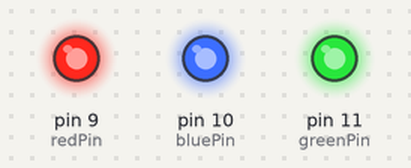
Recording of a sketch running on a simulated Arduino Uno, built with avr-gcc and run on an emulated ATmega328P. Shown: output pins drawn as LEDs (lit = HIGH).

Above: at 0.5 s.
At 1.5 s:
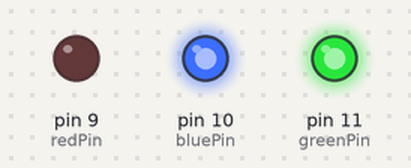
At 2.5 s:
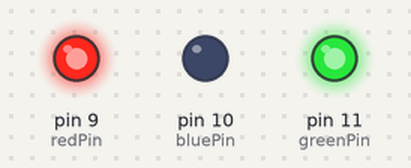
At 3.5 s:
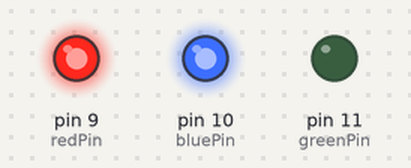
At 4.5 s:
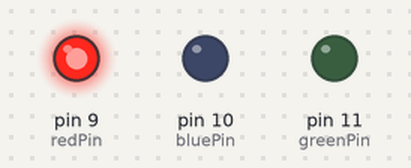
Timing chart, 0 to 6.5 s (numbered marks = the images above):
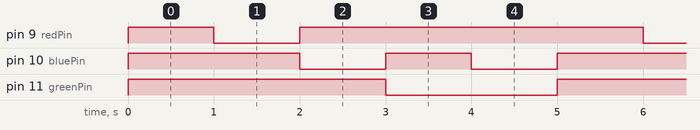

Measured:
- by itself, pin 9 (redPin): repeats every 5.0 s: LOW 1.0 s, HIGH 4.0 s
- by itself, pin 10 (bluePin): repeats every 5.0 s: LOW 1.0 s, HIGH 1.0 s, LOW 1.0 s, HIGH 2.0 s
- by itself, pin 11 (greenPin): alternates HIGH for 3.0 s and LOW for 2.0 s

The sketch:

Ejercicio1.ino
```cpp
// Pines:

const int redPin = 9;
const int greenPin = 11;
const int bluePin = 10;

void setColor(bool red, bool green, bool blue) {
    if (red)
        digitalWrite(redPin, LOW);
    else
        digitalWrite(redPin, HIGH);

    if (green)
        digitalWrite(greenPin, LOW);
    else
        digitalWrite(greenPin, HIGH);

    if (blue)
        digitalWrite(bluePin, LOW);
    else
        digitalWrite(bluePin, HIGH);
}

void setup() {
    pinMode(redPin, OUTPUT);
    pinMode(greenPin, OUTPUT);
    pinMode(bluePin, OUTPUT);
}

/*
0 -> LOW
1 -> HIGH
*/
void loop() {
    // LED apagado
    setColor(0, 0, 0);
    delay(1000);

    // Rojo
    setColor(1, 0, 0);
    delay(1000);

    // Verde
    setColor(0, 0, 1);
    delay(1000);

    // Azul
    setColor(0, 1, 0);
    delay(1000);

    // Cian
    setColor(0, 1, 1);
    delay(1000);
}
```
